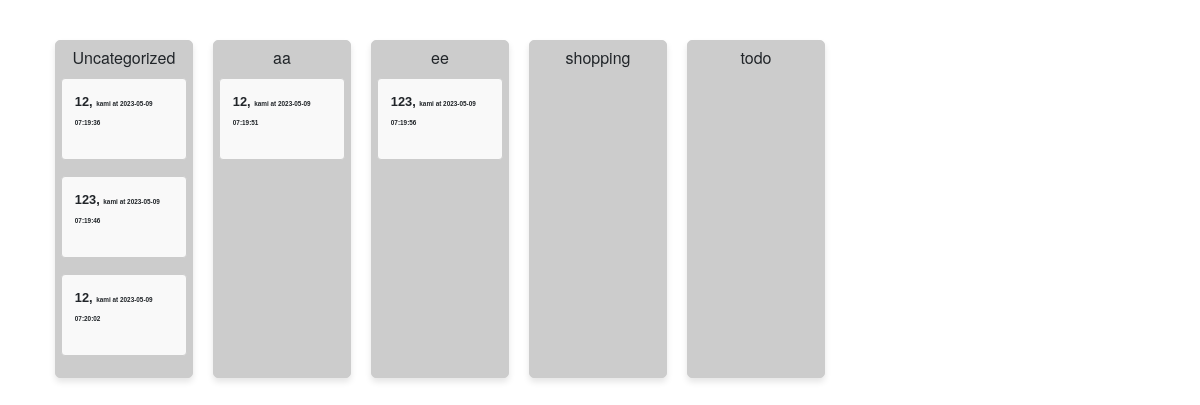
Before: /eink (signed in) with the older database file.
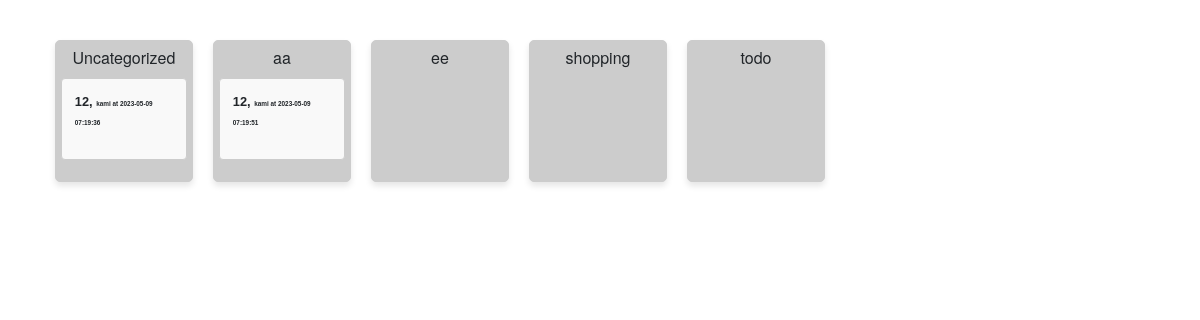
After: the same page with the newer database file.
### app.py (models this page shows, shortened)
class Group(db.Model):
    __tablename__ = 'groups'
    id = db.Column(db.Integer, primary_key=True)
    name = db.Column(db.String(100), nullable=False)
    user_id = db.Column(db.Integer, db.ForeignKey('users.id'), nullable=False)
    notes = db.relationship('Note', backref='group', lazy=True)

class Note(db.Model):
    __tablename__ = 'notes'
    id = db.Column(db.Integer, primary_key=True)
    group_id = db.Column(db.Integer, db.ForeignKey('groups.id'), nullable=True)
    content = db.Column(db.Text, nullable=False)
    date_created = db.Column(db.DateTime, default=datetime.utcnow)
    user_id = db.Column(db.Integer, db.ForeignKey('users.id'), nullable=False)
    member_id = db.Column(db.Integer, db.ForeignKey('members.id'), nullable=True)

class Member(UserMixin, db.Model):
    __tablename__ = 'members'
    id = db.Column(db.Integer, primary_key=True)
    name = db.Column(db.String(100), nullable=False)
    email = db.Column(db.String(100), unique=True, nullable=False)
    password = db.Column(db.String(100), nullable=False)
    user_id = db.Column(db.Integer, db.ForeignKey('users.id'), nullable=False)
    is_admin = db.Column(db.Boolean, default=False)
    notes = db.relationship('Note', backref='member', lazy=True)

### app.py (the view)
@app.route('/eink')
@login_required
def eink():
    if isinstance(current_user, User):
        members = current_user.members
    else:
        members = Member.query.filter_by(user_id=current_user.user.id).all()
    user_id = current_user.id if isinstance(current_user, User) else current_user.user.id
    member_user_ids = [member.user_id for member in members]
    visible_user_ids = [user_id] + member_user_ids
    groups = Group.query.filter(Group.user_id.in_(visible_user_ids)).order_by(Group.name.asc()).all()
    return render_template('eink.html', groups=groups)

### app.py (called while the page is built)
@login_manager.user_loader
def load_user(user_id):
    if user_id.startswith("member_"):
        member_id = int(user_id.split("_")[1])
        return Member.query.get(member_id)
    else:
        return User.query.get(int(user_id))

### templates/eink.html (shortened to what this page needs)
{% extends 'base.html' %}
{% block content %}
<ebody>
  <div class="eink-note-box-container" id="eink-note-box-container">
    {% for group in groups %}
    <div class="eink-note-box" data-group-id="{{ group.id }}">
      <div class="eink-note-box-title">{{ group.name }}</div>
      {% for note in group.notes %}
      {% if (note.group and note.group.id == group.id) or (group.name == "Uncategorized" and not note.group_id)%}
      <div class="eink-note" data-note-id="{{ note.id }}">
        <p><strong>{{ note.content }}</strong>,
          <span class="eink-note-details">{{ note.member.name if note.member else 'Unknown' }} at {{
            note.date_created.strftime('%Y-%m-%d %H:%M:%S')}}</span>
        </p>
      </div>
      {% endif %}
      {% endfor %}
    </div>
    {% endfor %}
  </div>
  <br>
  </div>
  </body>
  {% endblock %}

Changed rows visible on the page:
removed Note: content "123", member "kami", date_created "2023-05-09 07:19:46", shown under Group "Uncategorized"
removed Note: content "12", member "kami", date_created "2023-05-09 07:20:02", shown under Group "Uncategorized"
removed Note: content "123", member "kami", date_created "2023-05-09 07:19:56", shown under Group "ee"
